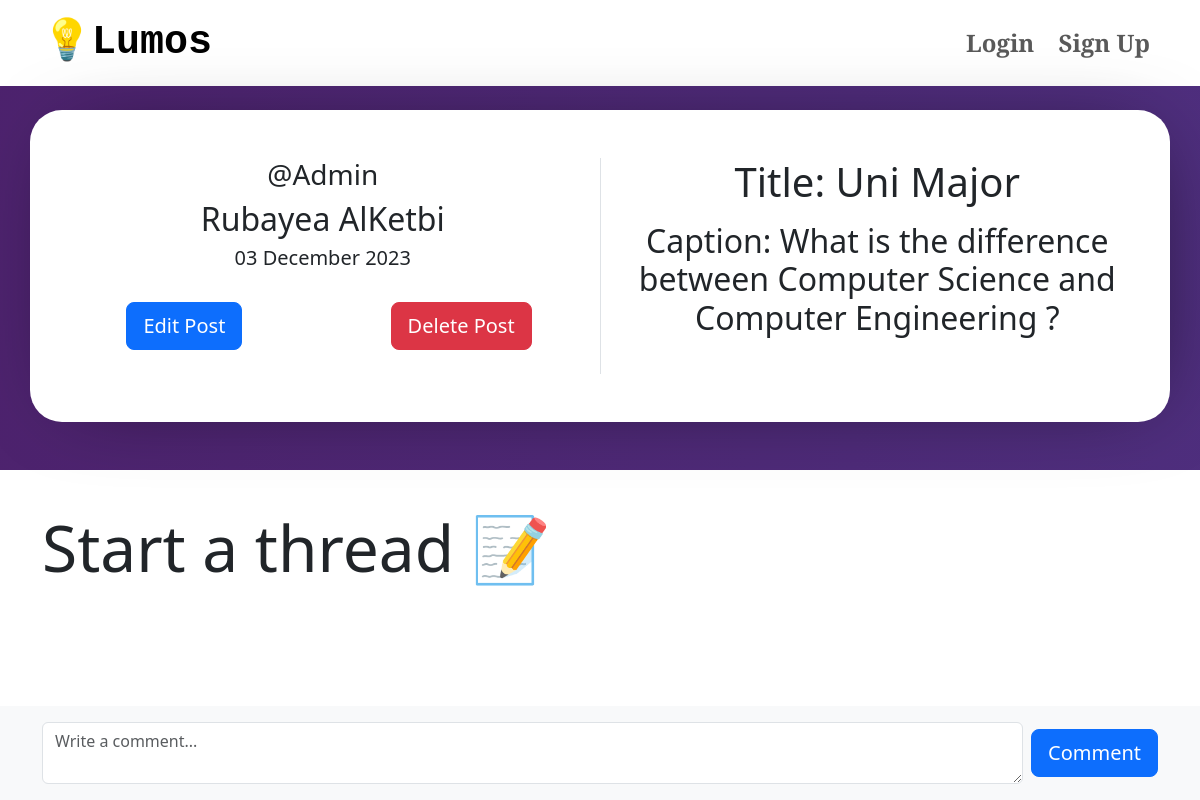
Screenshot of /post/3 with the database file from the repository.
### app/models.py (models this page shows, shortened)
class User(db.Model, UserMixin):
    id = db.Column(db.Integer, primary_key=True)
    name = db.Column(db.String(100), nullable=False)
    email = db.Column(db.String(100), unique=True, nullable=False)
    passwordHashed = db.Column(db.String(100), nullable=False)
    username = db.Column(db.String(20), unique=True, nullable=False)
    biography = db.Column(db.Text, nullable=True)
    avatar = db.Column(db.String(), nullable=True)
    posts = db.relationship('Post', backref='user', lazy=True)
    @property
    def password(self):
        raise AttributeError('password: write-only field , not readable')

class Post(db.Model):
    id = db.Column(db.Integer, primary_key=True)
    title = db.Column(db.String(100), nullable=False)
    caption = db.Column(db.Text, nullable=False)
    publish_date = db.Column(db.DateTime, default=datetime.utcnow())
    author_id = db.Column(db.Integer, db.ForeignKey('user.id'), nullable=False)
    tags = db.relationship('Tag', secondary='post_tag', backref=db.backref('posts', lazy='dynamic'))

### app/views.py (the view, shortened to what this page needs)
@app.route('/post/<int:post_id>', methods=['GET', 'POST'])
def post(post_id):
    post = Post.query.get_or_404(post_id)
    post_author = User.query.filter_by(id=post.author_id).first()
    comments = Comment.query.filter_by(post_id=post_id).all()
    comment_form = CommentForm()
    delete_post_form = DeletePostForm()
    updatePost = UpdatePostForm()
    userCache = {user.id: user.name for user in User.query.all()}
    comments_with_authors = db.session.query(Comment, User.name).join(User, User.id == Comment.author_id).filter(Comment.post_id == post_id).all()
    return render_template(
        "post_page.html",
        post=post,
        comments=comments,
        comment_form=comment_form,
        userCache=userCache,
        post_author=post_author,
        comments_with_authors=comments_with_authors,
        delete_post_form=delete_post_form,
        updatePost=updatePost
    )

### app/forms.py
class CommentForm(FlaskForm):
    text = StringField('Your Comment', validators=[DataRequired()], widget=TextArea())
    commentButton = SubmitField('Comment')

class DeletePostForm(FlaskForm):
    delete = SubmitField('Delete')

### app/templates/post_page.html (shortened to what this page needs)
{% extends "home.html" %}
{% block content %}
<div class = "container-fluid movingGrade py-4 border-black">
    <div class="container mb-4 normalContainer">
        <div class="row p-3 ">
            <div class="col-md text-center border-end">
                <h3>@{{ post_author.username }}</h3>
                <h2>{{ post_author.name }}</h2>
                <h5>{{ post.publish_date.strftime('%d %B %Y') }}</h5>
                <div class="row d-flex justify-content-center py-4">
                    <div class= "col-6">
                        <button type="button" class="btn btn-primary btn-lg" data-bs-toggle="modal" data-bs-target="#updatePost">
                            Edit Post
                        </button>
                    </div>
                    <div class= "col-6">
                        <button type="button" class="btn btn-danger btn-lg" data-bs-toggle="modal" data-bs-target="#deletePost">
                            Delete Post
                        </button>
                    </div>
                </div>
            </div>
            <div class="col-md text-center">
                <div class="row">
                    <div class="col-12 pb-2">
                        <h1 class="mb-3">Title: {{ post.title }}</h1>
                        <h2 class="mb-3 fw-light">Caption: {{ post.caption }}</h2>
                    </div>
                </div>
            </div>
        </div>
    </div>
</div>
<div class="container-fluid py-4 my-3">
    {%if comments%}
    <div class="container mb-4 ">
        <div class="row">
            <div class="col-12">
                <h1 class="display-4 pr-1">Thread 🧵 </h1>
            </div>
        </div>
    </div>
    <div class="container mb-4">
        <div class="row">
            <div class="col-12">
                {% for comment, author_name in comments_with_authors %}
                <div class="row p-3 border-bottom">
                    <div class="col-10">
                        <h3><strong>{{ author_name }}:</strong> {{ comment.text }}</h3>
                    </div>
                    <div class="col-2">
                        <p>{{ comment.publish_date.strftime('%Y-%m-%d %H:%M') }}</p>
                    </div>
                </div>
                {% endfor %}
            </div>
        </div>
    </div>
    {%else%}
    <div class="container mb-4 ">
        <div class="row">
            <div class="col-12">
                <h1 class="display-3 pr-1">Start a thread 📝</h1>
            </div>
        </div>
    </div>
    {%endif%}
</div>
    <div class="fixed-bottom p-3 bg-light">
        <div class="container">
            <form id="comment_Form" method="post" class="row g-2 align-items-center">
                <div class="col">
                    {{ comment_form.text(class_="form-control", id="comment_Text", placeholder="Write a comment...", required=True) }}
                </div>
                <div class="col-auto">
                    {{ comment_form.commentButton(id="commentSubmitButton", class_="btn btn-primary btn-lg") }}
                </div>
            </form>
        </div>
    </div>
{% endblock content%}

### app/static/CSS/style.css (style rules this page uses)
:root { --black: #020100ff; --lapis-lazuli: #235789ff; --school-bus-yellow: #f1d302ff; --fire-engine-red: #c1292eff; --baby-powder: #fdfffcff; }
.normalContainer { display: inline-flexbox; justify-content: center; align-items: center; margin: auto; padding: 2rem; border-radius: 2rem; background-color: white; max-width: 100%; max-height: 60%; -webkit-box-shadow: 9px 2px 83px -36px rgba(0,0,0,0.73); -moz-box-shadow: 9px 2px 83px -36px rgba(0,0,0,0.73); box-shadow: 9px 2px 83px -36px rgba(0,0,0,0.73); }
.movingGrade { display: flex; justify-content: center; align-items: center; width: 100%; height: 100%; background-image: linear-gradient( 90.6deg, rgba(77,34,109,1) -1%, rgba(90,142,253,1) 153.1% ); background-size: 600% 600%; animation: animateBackground 10s infinite linear; }

### rows the page displays
User: username "Admin", name "Rubayea AlKetbi"
Post: publish_date "03 December 2023", title "Uni Major", caption "What is the difference between Computer Science and Computer Engineering ?"
